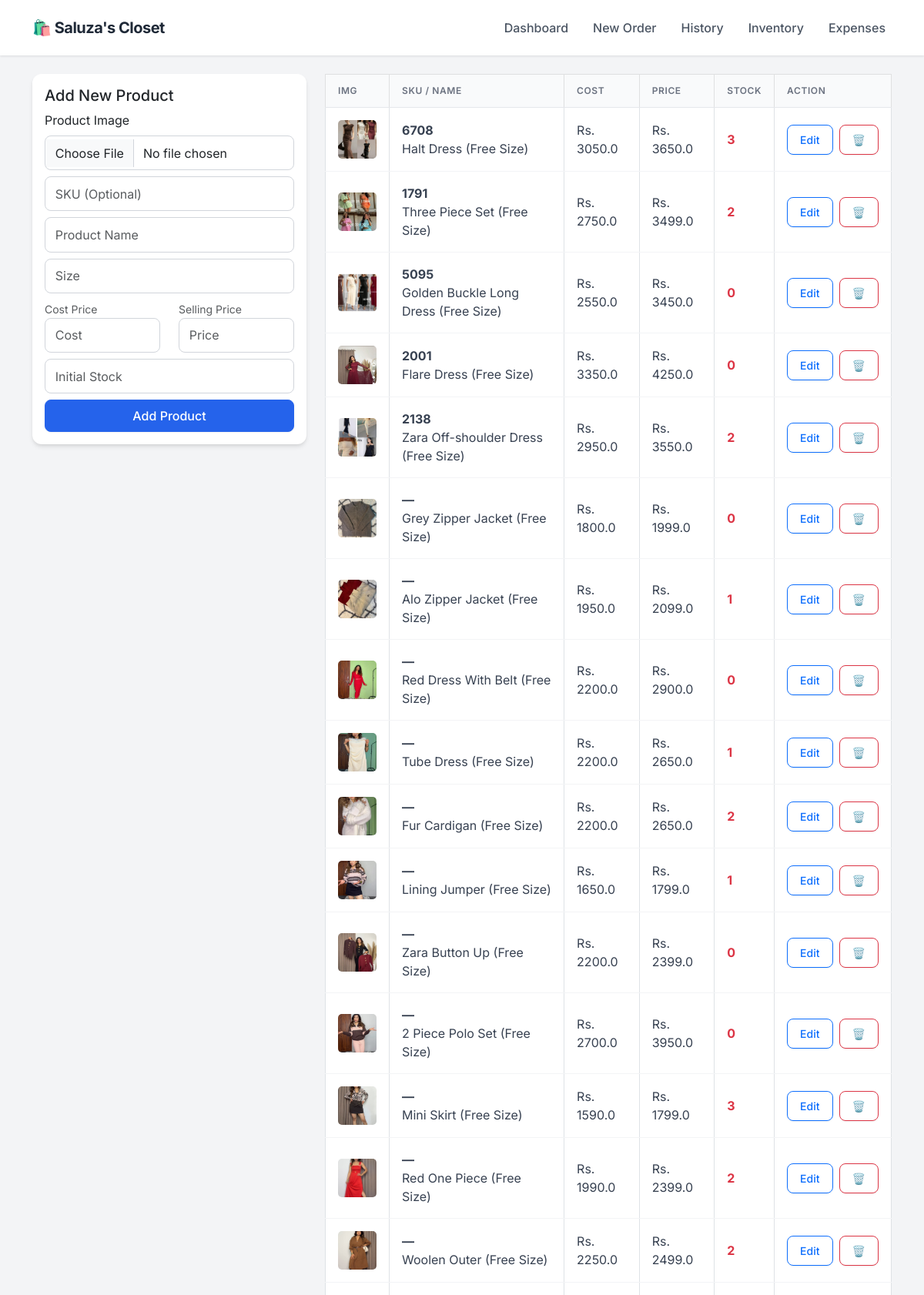
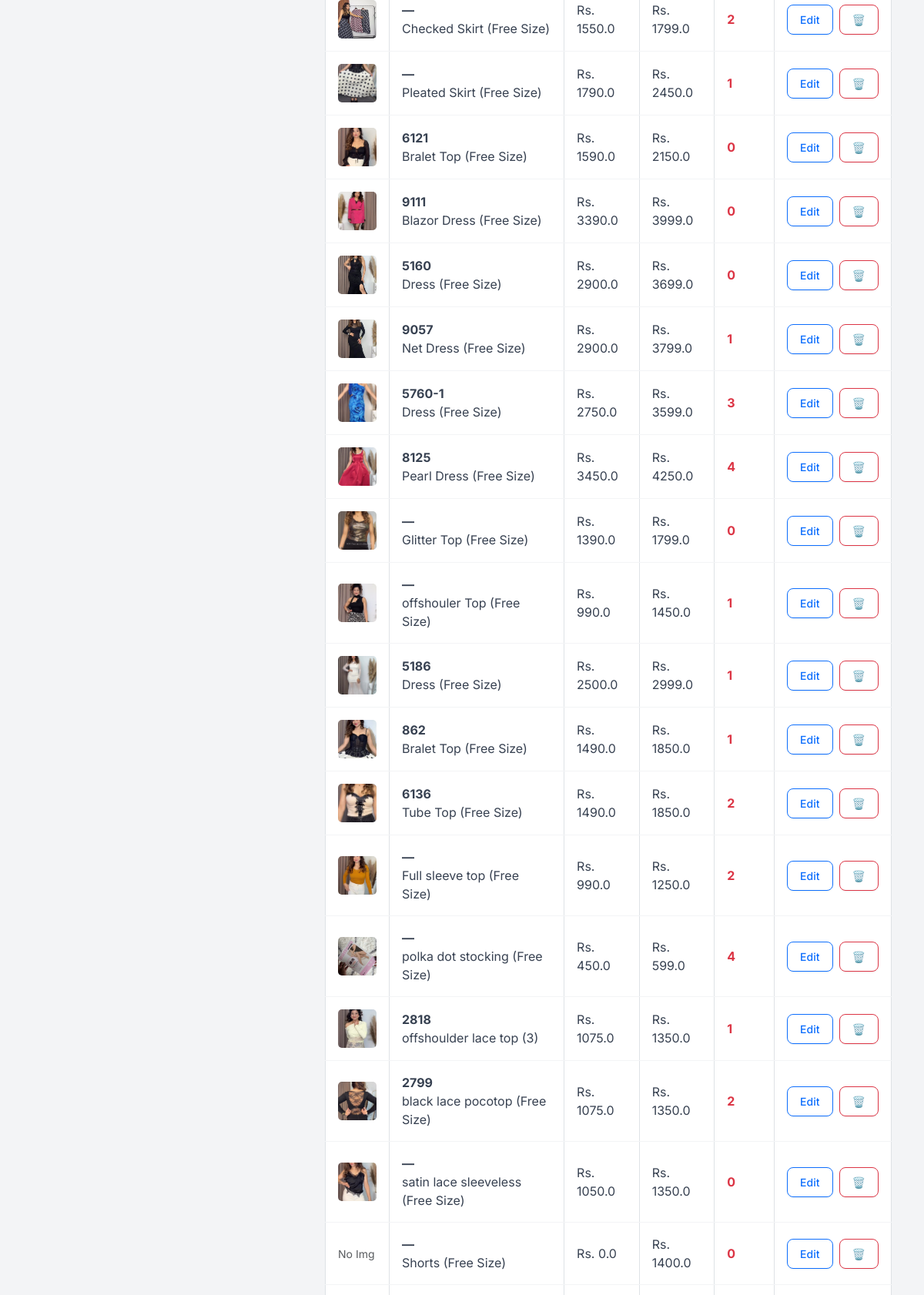
Page /inventory (upper part) on the committed database (2 pictures, top to bottom).
### app.py (models this page shows)
class Product(db.Model):
    id = db.Column(db.Integer, primary_key=True)
    sku = db.Column(db.String(50), unique=True, nullable=True)
    name = db.Column(db.String(100), nullable=False)
    size = db.Column(db.String(10), nullable=False)
    cost_price = db.Column(db.Float, default=0.0)
    price = db.Column(db.Float, nullable=False)
    stock = db.Column(db.Integer, default=0)
    image = db.Column(db.String(100), nullable=True)

### app.py (the view, shortened to what this page needs)
@app.route('/inventory', methods=['GET', 'POST'])
def inventory():
    products = Product.query.all()
    return render_template('inventory.html', products=products)

### templates/inventory.html
{% extends "layout.html" %}
{% block content %}
<div class="row">
    <div class="col-md-4">
        <div class="card p-3">
            <h5>Add New Product</h5>
            <form method="POST" enctype="multipart/form-data">
                <div class="mb-2">
                    <label class="form-label">Product Image</label>
                    <input type="file" name="image" class="form-control">
                </div>
                <div class="mb-2">
                    <input type="text" name="sku" class="form-control" placeholder="SKU (Optional)">
                </div>
                <div class="mb-2"><input type="text" name="name" class="form-control" placeholder="Product Name" required></div>
                <div class="mb-2"><input type="text" name="size" class="form-control" placeholder="Size" required></div>
                <div class="row mb-2">
                    <div class="col">
                        <label class="text-muted small">Cost Price</label>
                        <input type="number" name="cost_price" class="form-control" placeholder="Cost" step="0.01" required>
                    </div>
                    <div class="col">
                        <label class="text-muted small">Selling Price</label>
                        <input type="number" name="price" class="form-control" placeholder="Price" step="0.01" required>
                    </div>
                </div>
                <div class="mb-2"><input type="number" name="stock" class="form-control" placeholder="Initial Stock" required></div>
                <button type="submit" class="btn btn-primary w-100">Add Product</button>
            </form>
        </div>
    </div>
    <div class="col-md-8">
        <table class="table table-bordered bg-white align-middle">
            <thead class="table-light">
                <tr>
                    <th>Img</th>
                    <th>SKU / Name</th>
                    <th>Cost</th>
                    <th>Price</th>
                    <th>Stock</th>
                    <th>Action</th>
                </tr>
            </thead>
            <tbody>
                {% for p in products %}
                <tr>
                    <td>
                        {% if p.image %}
                        <img src="{{ url_for('static', filename='uploads/' + p.image) }}" width="50" height="50" style="object-fit: cover; border-radius: 5px;">
                        {% else %}
                        <span class="text-muted small">No Img</span>
                        {% endif %}
                    </td>
                    <td>
                        <strong>{{ p.sku if p.sku else '—' }}</strong><br>
                        {{ p.name }} ({{ p.size }})
                    </td>
                    <td>Rs. {{ p.cost_price }}</td>
                    <td>Rs. {{ p.price }}</td>
                    <td class="{{ 'text-danger fw-bold' if p.stock < 5 else '' }}">{{ p.stock }}</td>
                    <td>
                        <div class="d-flex gap-2">
                            <a href="/edit_product/{{ p.id }}" class="btn btn-sm btn-outline-primary">Edit</a>
                            <a href="/delete_product/{{ p.id }}"
                               class="btn btn-sm btn-outline-danger"
                               onclick="return confirm('Are you sure? This cannot be undone.')">
                                🗑️
                            </a>
                        </div>
                    </td>
                </tr>
                {% endfor %}
            </tbody>
        </table>
    </div>
</div>
{% endblock %}

### templates/layout.html (style rules this page uses)
:root { --primary-color: #2563eb; --bg-color: #f3f4f6; --text-dark: #1f2937; --card-shadow: 0 4px 6px -1px rgba(0, 0, 0, 0.1), 0 2px 4px -1px rgba(0, 0, 0, 0.06); }
body { font-family: 'Inter', sans-serif; background-color: var(--bg-color); color: var(--text-dark); }
.card { border: none; border-radius: 12px; box-shadow: var(--card-shadow); background: #ffffff; transition: transform 0.2s; }
.btn { border-radius: 8px; font-weight: 500; padding: 0.5rem 1rem; box-shadow: 0 1px 2px 0 rgba(0, 0, 0, 0.05); }
.btn-primary { background-color: var(--primary-color); border-color: var(--primary-color); }
.table { margin-bottom: 0; }
.table thead th { background-color: #f9fafb; color: #6b7280; font-size: 0.75rem; text-transform: uppercase; letter-spacing: 0.05em; font-weight: 600; border-bottom: 1px solid #e5e7eb; padding: 0.75rem 1rem; }
.table tbody td { padding: 1rem 1rem; vertical-align: middle; color: #374151; border-bottom: 1px solid #f3f4f6; }
.form-control, .form-select { border-radius: 8px; border: 1px solid #d1d5db; padding: 0.6rem 0.8rem; }

### rows in the picture
Product: image (picture), sku "6708", name "Halt Dress", size "Free Size", cost_price "3050.0", price "3650.0", stock "3"
Product: image (picture), sku "1791", name "Three Piece Set", size "Free Size", cost_price "2750.0", price "3499.0", stock "2"
Product: image (picture), sku "5095", name "Golden Buckle Long Dress", size "Free Size", cost_price "2550.0", price "3450.0", stock "0"
Product: image (picture), sku "2001", name "Flare Dress", size "Free Size", cost_price "3350.0", price "4250.0", stock "0"
Product: image (picture), sku "2138", name "Zara Off-shoulder Dress", size "Free Size", cost_price "2950.0", price "3550.0", stock "2"
Product: image (picture), sku "—", name "Grey Zipper Jacket", size "Free Size", cost_price "1800.0", price "1999.0", stock "0"
Product: image (picture), sku "—", name "Alo Zipper Jacket", size "Free Size", cost_price "1950.0", price "2099.0", stock "1"
Product: image (picture), sku "—", name "Red Dress With Belt", size "Free Size", cost_price "2200.0", price "2900.0", stock "0"
Product: image (picture), sku "—", name "Tube Dress", size "Free Size", cost_price "2200.0", price "2650.0", stock "1"
Product: image (picture), sku "—", name "Fur Cardigan", size "Free Size", cost_price "2200.0", price "2650.0", stock "2"
Product: image (picture), sku "—", name "Lining Jumper", size "Free Size", cost_price "1650.0", price "1799.0", stock "1"
Product: image (picture), sku "—", name "Zara Button Up", size "Free Size", cost_price "2200.0", price "2399.0", stock "0"
Product: image (picture), sku "—", name "2 Piece Polo Set", size "Free Size", cost_price "2700.0", price "3950.0", stock "0"
Product: image (picture), sku "—", name "Mini Skirt", size "Free Size", cost_price "1590.0", price "1799.0", stock "3"
Product: image (picture), sku "—", name "Red One Piece", size "Free Size", cost_price "1990.0", price "2399.0", stock "2"
Product: image (picture), sku "—", name "Woolen Outer", size "Free Size", cost_price "2250.0", price "2499.0", stock "2"
Product: image (picture), sku "—", name "Checked Skirt", size "Free Size", cost_price "1550.0", price "1799.0", stock "2"
Product: image (picture), sku "—", name "Pleated Skirt", size "Free Size", cost_price "1790.0", price "2450.0", stock "1"
Product: image (picture), sku "6121", name "Bralet Top", size "Free Size", cost_price "1590.0", price "2150.0", stock "0"
Product: image (picture), sku "9111", name "Blazor Dress", size "Free Size", cost_price "3390.0", price "3999.0", stock "0"
Product: image (picture), sku "5160", name "Dress", size "Free Size", cost_price "2900.0", price "3699.0", stock "0"
Product: image (picture), sku "9057", name "Net Dress", size "Free Size", cost_price "2900.0", price "3799.0", stock "1"
Product: image (picture), sku "5760-1", name "Dress", size "Free Size", cost_price "2750.0", price "3599.0", stock "3"
Product: image (picture), sku "8125", name "Pearl Dress", size "Free Size", cost_price "3450.0", price "4250.0", stock "4"
Product: image (picture), sku "—", name "Glitter Top", size "Free Size", cost_price "1390.0", price "1799.0", stock "0"
Product: image (picture), sku "—", name "offshouler Top", size "Free Size", cost_price "990.0", price "1450.0", stock "1"
Product: image (picture), sku "5186", name "Dress", size "Free Size", cost_price "2500.0", price "2999.0", stock "1"
Product: image (picture), sku "862", name "Bralet Top", size "Free Size", cost_price "1490.0", price "1850.0", stock "1"
Product: image (picture), sku "6136", name "Tube Top", size "Free Size", cost_price "1490.0", price "1850.0", stock "2"
Product: image (picture), sku "—", name "Full sleeve top", size "Free Size", cost_price "990.0", price "1250.0", stock "2"
Product: image (picture), sku "—", name "polka dot stocking", size "Free Size", cost_price "450.0", price "599.0", stock "4"
Product: image (picture), sku "2818", name "offshoulder lace top", size "3", cost_price "1075.0", price "1350.0", stock "1"
Product: image (picture), sku "2799", name "black lace pocotop", size "Free Size", cost_price "1075.0", price "1350.0", stock "2"
Product: image (picture), sku "—", name "satin lace sleeveless", size "Free Size", cost_price "1050.0", price "1350.0", stock "0"
Product: shows "No Img", sku "—", name "Shorts", size "Free Size", cost_price "0.0", price "1400.0", stock "0"
